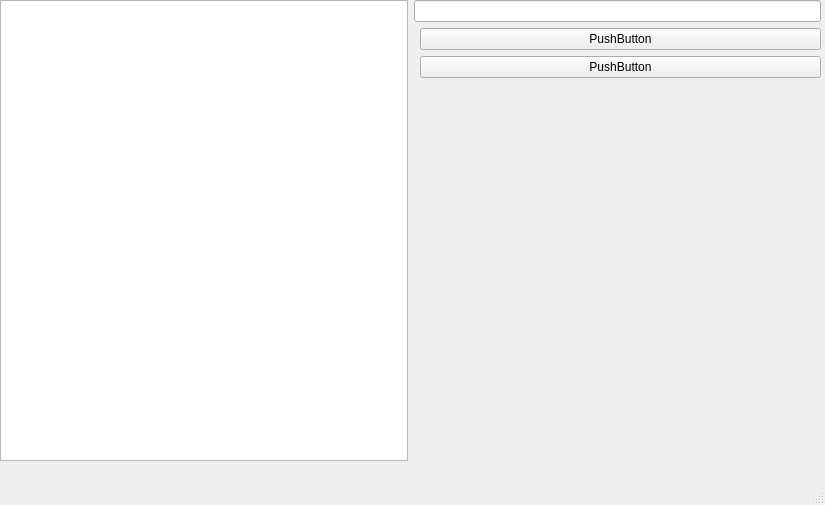
<?xml version="1.0" encoding="UTF-8"?>
<ui version="4.0">
 <class>HouseWindow</class>
 <widget class="QMainWindow" name="HouseWindow">
  <property name="geometry">
   <rect>
    <x>0</x>
    <y>0</y>
    <width>825</width>
    <height>505</height>
   </rect>
  </property>
  <property name="windowTitle">
   <string>MainWindow</string>
  </property>
  <widget class="QWidget" name="centralwidget">
   <widget class="QWidget" name="horizontalLayoutWidget">
    <property name="geometry">
     <rect>
      <x>0</x>
      <y>0</y>
      <width>821</width>
      <height>461</height>
     </rect>
    </property>
    <layout class="QHBoxLayout" name="horizontalLayout">
     <item>
      <widget class="QGraphicsView" name="houseRegion"/>
     </item>
     <item>
      <layout class="QFormLayout" name="formLayout">
       <item row="0" column="0" colspan="2">
        <widget class="QLineEdit" name="lineEdit"/>
       </item>
       <item row="1" column="1">
        <widget class="QPushButton" name="pushButton">
         <property name="text">
          <string>PushButton</string>
         </property>
        </widget>
       </item>
       <item row="2" column="1">
        <widget class="QPushButton" name="pushButton_2">
         <property name="text">
          <string>PushButton</string>
         </property>
        </widget>
       </item>
      </layout>
     </item>
    </layout>
   </widget>
  </widget>
  <widget class="QMenuBar" name="menubar">
   <property name="geometry">
    <rect>
     <x>0</x>
     <y>0</y>
     <width>825</width>
     <height>21</height>
    </rect>
   </property>
  </widget>
  <widget class="QStatusBar" name="statusbar"/>
 </widget>
 <resources/>
 <connections/>
</ui>
